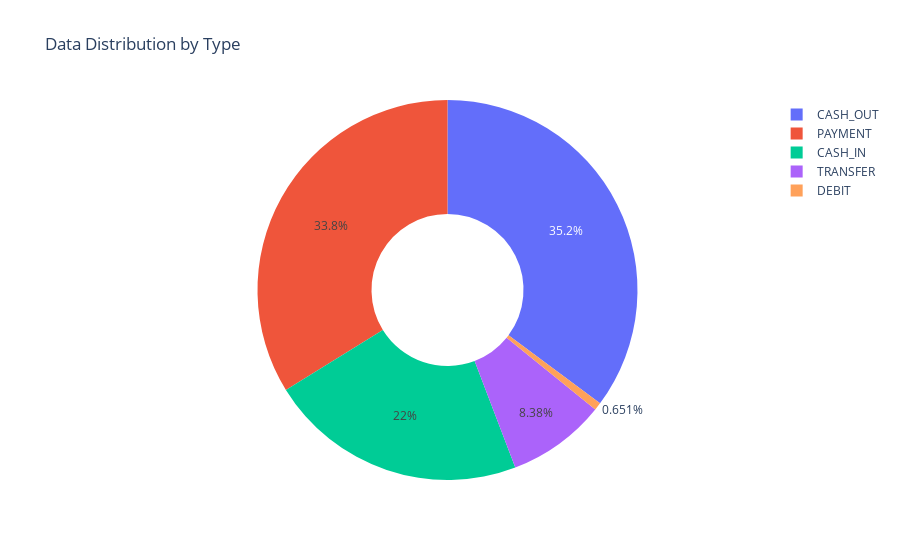

This figure's notebook cell:
### Code cell
# Data Distribution

type = df['type'].value_counts()
Transaction = type.index
Quantity = type.values
px.pie( df , values = Quantity, names = Transaction, hole = 0.4, title = "Data Distribution by Type" )

### Figure 1 — Plotly figure (JSON) as saved in the notebook; plotly's stock layout.template omitted (floating-point values rounded to 4 significant figures)
{"data": [{"domain": {"x": [0, 1], "y": [0, 1]}, "hole": 0.4, "hovertemplate": "label=%{label}<br>value=%{value}<extra></extra>", "labels": ["CASH_OUT", "PAYMENT", "CASH_IN", "TRANSFER", "DEBIT"], "legendgroup": "", "name": "", "showlegend": true, "type": "pie", "values": [2237500, 2151495, 1399284, 532909, 41432]}], "layout": {"legend": {"tracegroupgap": 0}, "title": {"text": "Data Distribution by Type"}}}
